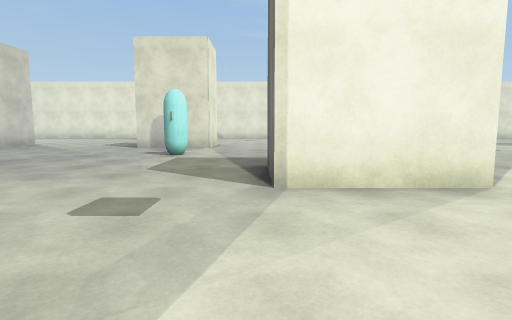
View 1 (above)

24 first-person views from a walk through a 3-D level made in the Unity game engine. The camera is 1.3 m above the floor, tilts 6° down and sees 80° across. The floor is counted in squares, 2 m on a side. Each view is taken from the middle of a square. On the plan, view 1 faces up. The plan holds only what a view shows up to about 10 squares ahead; the rest is blank. The place goes on beyond the plan. Surface patterns are stand-ins for the level's own textures.

View 2
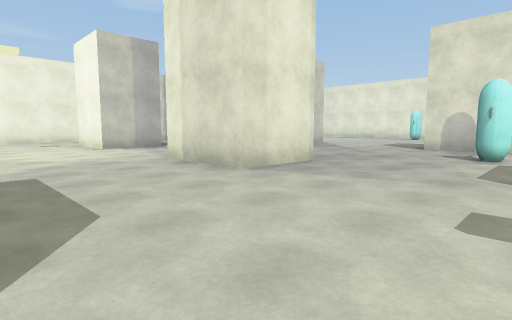

View 3
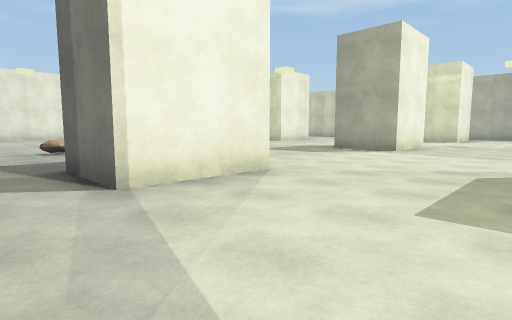

View 4
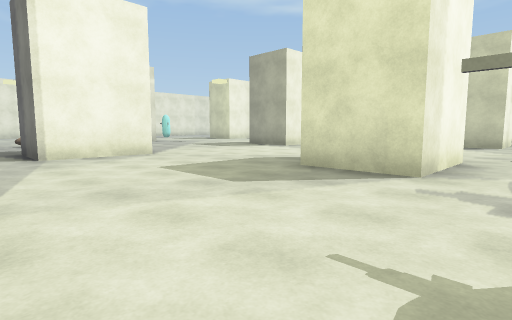

View 5
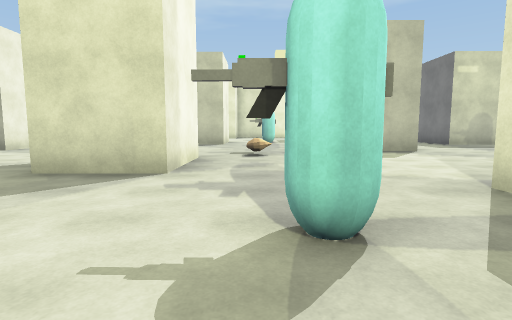

View 6
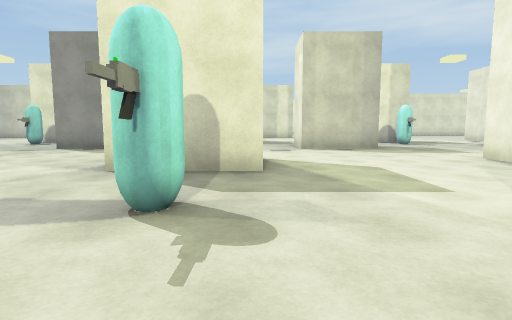

View 7
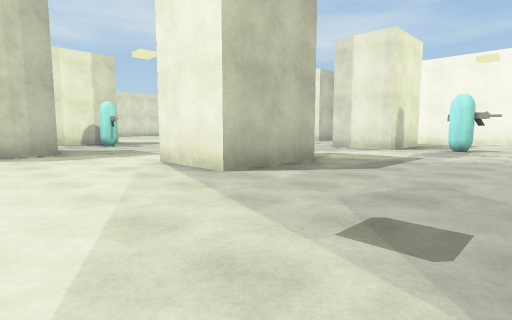

View 8
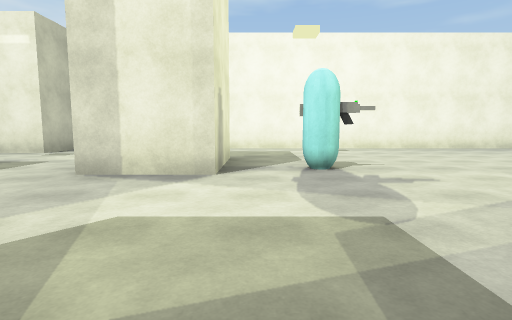

View 9
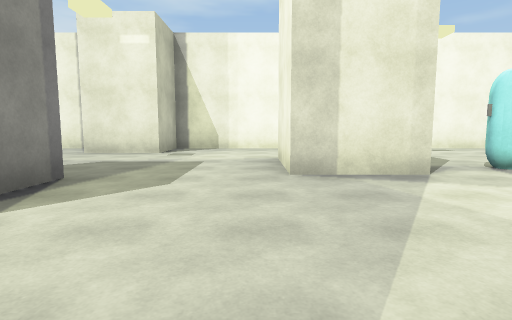

View 10
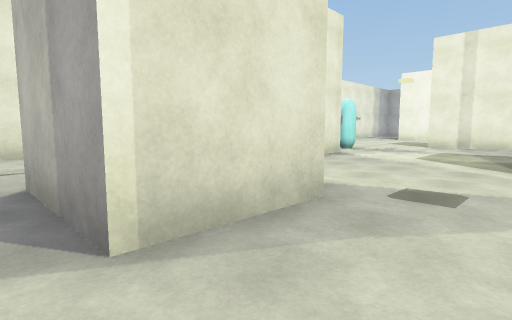

View 11
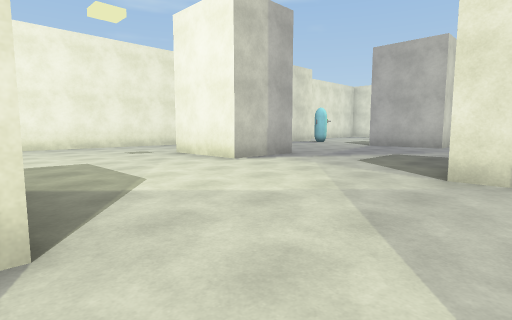

View 12
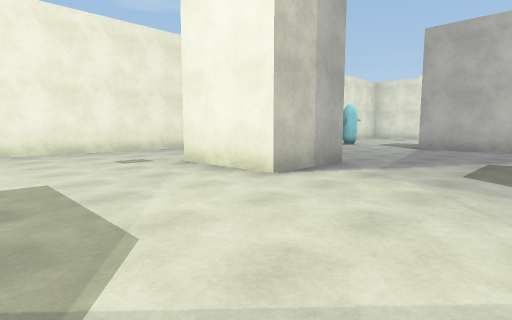

View 13
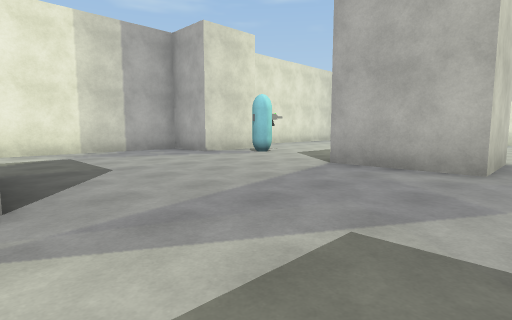

View 14
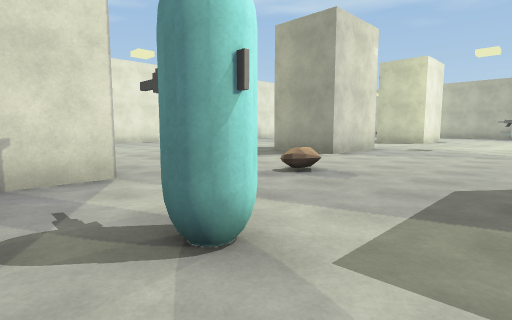

View 15
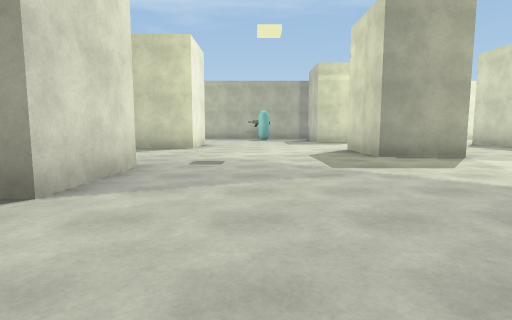

View 16
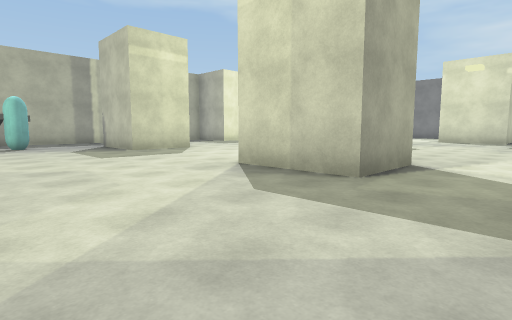

View 17
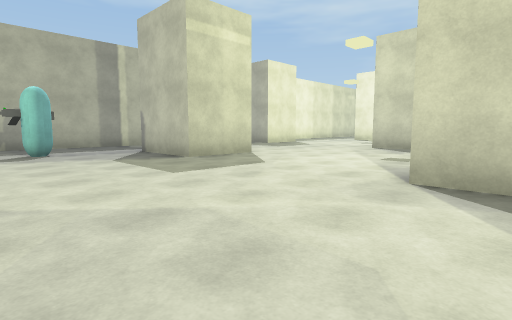

View 18
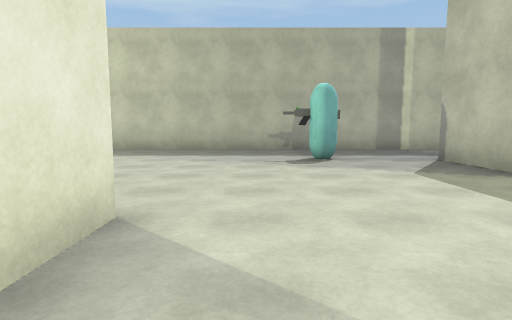

View 19
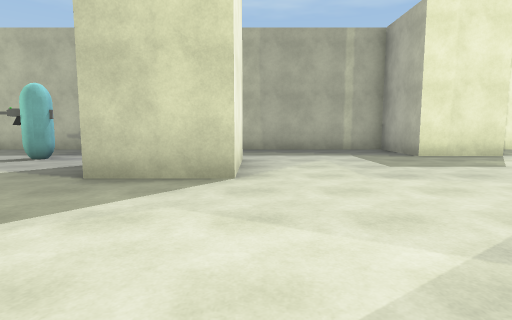

View 20
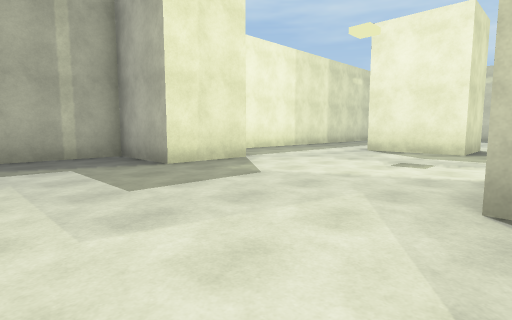

View 21
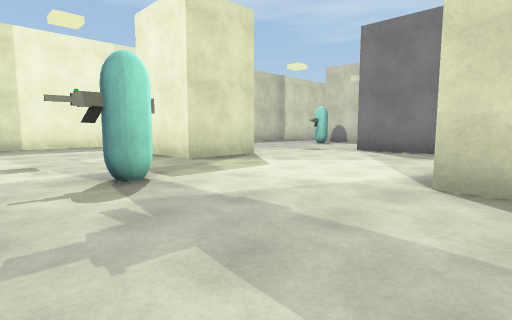

View 22
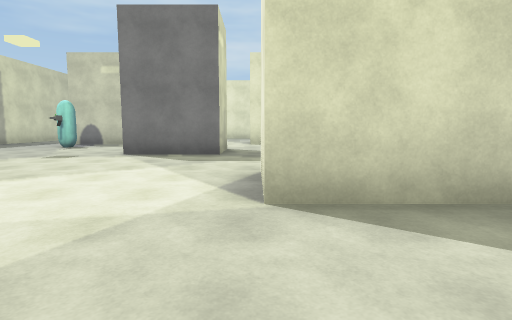

View 23
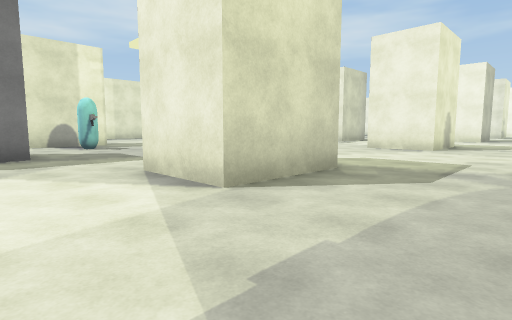

View 24
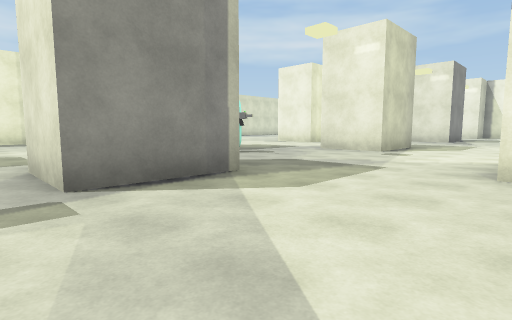

### Floor plan
Points are (right, up) in squares from view 1. A wall is a line through its corners. A room is listed if a view was taken in it or the views show most of it. See-through windows are left out.
Room 1 (views 1, 2, 3, 4, 5, 6, 7, 8, 9, 10, 11, 12, 13, 14, 15, 16, 17, 18, 19, 20, 21, 22, 23, 24)
walls: (5.8, -2.7) (3.3, -2.7) (3.3, -0.8); (-0.1, -6.6) (2.3, -6.6) (2.3, -8.6); (2.6, 3.3) (0.2, 3.3) (0.2, 5.2); (7.5, -6.6) (9.9, -6.6) (9.9, -8.6); (7.5, -8.6) (7.5, -7.5); (10, 3.3) (7.8, 3.3) (7.8, 5.2) (10.2, 5.2); (3.8, -11.5) (6.2, -11.5) (6.2, -13.5); (-4.6, 5.2) (-4.6, 3.3) (-7, 3.3); (-8, -2.7) (-10, -2.7); (12, -2.7) (11, -2.7) (11, -1.8); (12.1, -0.8) (13.5, -0.8); (-7.4, -6.6) (-4.9, -6.6) (-4.9, -8.6); (-3.9, -11.5) (-1.4, -11.5) (-1.4, -13.5); (-1.5, 10) (-4, 10); (6.2, 10) (3.7, 10) (3.7, 11.5); (14.6, -8.6) (14.6, -6.6) (17, -6.6); (-8.6, -11.5) (-8.6, -13.5) (-11, -13.5); (10.8, -13.2) (10.8, -11.5) (13.4, -11.5); (-10.9, 5.2) (-10.9, 3.3) (-13.4, 3.3); (17.1, 3.3) (14.9, 3.3) (14.9, 5.2) (17.4, 5.2); (18, -2.8) (18, -0.8) (20.2, -0.8) (20.2, 11.5); (-11, -11.5) (-9.9, -11.5); (-13.6, -6.6) (-11.2, -6.6) (-11.2, -8.5) (-13.6, -8.5); (13.2, 10) (10.8, 10) (10.8, 11.5); (-8.6, 11.5) (-8.6, 10) (-11.1, 10); (20.2, -6.1) (20.2, -3.9); (-14.9, 11.5) (-14.9, 10) (-16.6, 10) (-16.6, -11.5) (-14.9, -11.5) (-14.9, -13.5)
objects: other object (-14, 11); other object (-12, -5); other object (-2, 7) to (-2, 8); other object (1, -5) to (1, -4); other object (1, 9); other object (2, -14); other object (6, -4); other object (9, -14); other object (13, -5) to (13, -4); other object (16, -14); other object (17, 7) to (17, 8)

Where each view was taken, in squares from view 1:
view 1: 0 up, 0 right, facing up
view 2: 0 up, 1 left, facing up-left
view 3: 0 up, 1 left, facing up-right
view 4: 4 down, 1 left, facing up-right
view 5: 4 down, 1 left, facing right
view 6: 2 down, 0 right, facing down
view 7: 3 down, 2 left, facing down-left
view 8: 6 down, 7 left, facing left
view 9: 9 down, 7 left, facing left
view 10: 14 down, 7 left, facing up-left
view 11: 1 down, 6 left, facing up-left
view 12: 0 up, 8 left, facing up-left
view 13: 5 up, 8 left, facing up-left
view 14: 6 up, 3 left, facing up-right
view 15: 8 up, 1 right, facing right
view 16: 9 up, 6 right, facing down-right
view 17: 9 up, 9 right, facing down-right
view 18: 9 up, 11 right, facing right
view 19: 3 up, 11 right, facing right
view 20: 2 up, 13 right, facing down-right
view 21: 3 down, 9 right, facing down-right
view 22: 4 down, 10 right, facing down
view 23: 4 down, 12 right, facing down-left
view 24: 8 down, 7 right, facing down-left
